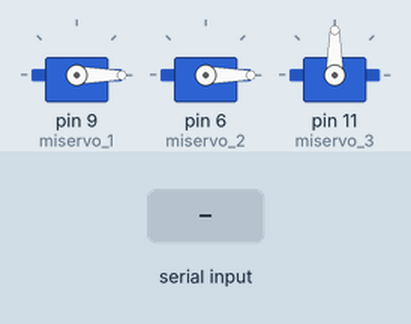
Recording of a sketch running on a simulated Arduino Uno, built with avr-gcc and run on an emulated ATmega328P. On the bench: 3 × servo. The inputs (shaded band) are chosen by the test bench.

Above: at 1.7 s.
1.8 s: "1" received over Serial
At 2.1 s:
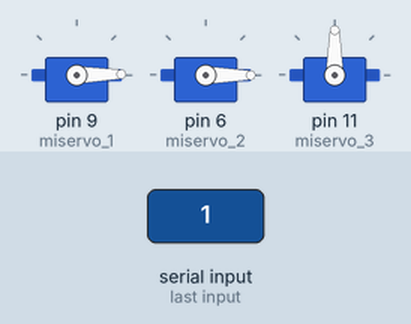
3.3 s: "5" received over Serial
At 4.4 s:
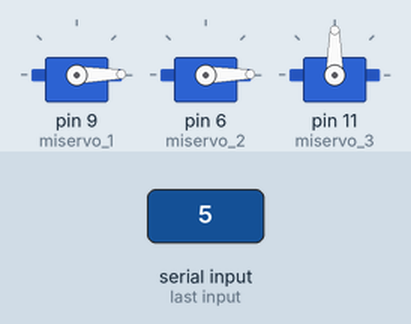
Timing chart, 0 to 6.3 s (numbered marks = the images above; inputs shaded):
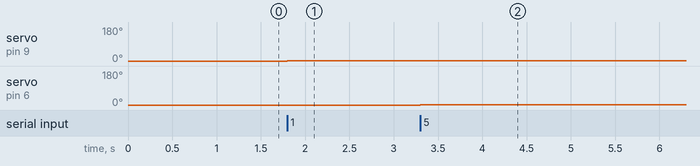

Measured:
- after the input at 1.8 s, servo on pin 9 (miservo_1): 0° → 1° at once
- after the input at 3.3 s, servo on pin 6 (miservo_2): 0° → 1° at once

The sketch:

Grua_5.1.ino
```cpp
#include <Servo.h>

Servo miservo_1;
Servo miservo_2;
Servo miservo_3;

volatile int grados1 = 0;
volatile int grados2 = 0;
volatile int grados3 = 90;

volatile byte estadoBluetooth = 0;


void setup() {

  Serial.begin(57600);

  miservo_1.attach(9, 350, 2900); //servo base, derecha-izquierda
  miservo_1.write(grados1);

  miservo_2.attach(6, 1000, 2000); //servo de la derecha, adelante-atras
  miservo_2.write(grados2);

  miservo_3.attach(11, 1000, 2000); //servo de la izqueirda, abajo
  miservo_3.write(grados3);
  delay(500);

}

void loop() {
  if (Serial.available()){

        estadoBluetooth = Serial.read();

        ///CONDICION 0 CUANDO NO SE ESTA PULSANDO NADA ///
        if(estadoBluetooth == '0'){
          miservo_1.write(grados1);
          miservo_2.write(grados2);
          miservo_3.write(grados3);
        }

        ///SERVO 1 -- DERECHA IZQUIERDA -- 9///
        if(estadoBluetooth == '1'){
          grados1++;
          if(grados1 >= 180){
            grados1 = 180;
          }
          miservo_1.write(grados1); //,0 para velocidad
        }

        if(estadoBluetooth == '3'){
          grados1--;
          if(grados1 <= 0){
            grados1 = 0;
          }
          miservo_1.write(grados1);
        }
        ///SERVO 2 -- ADELANTE ATRAS -- 6///
        if(estadoBluetooth == '5'){
          grados2++;
          if(grados2 >= 180){
            grados2 = 180;
          }
          miservo_2.write(grados2);
        }

        if(estadoBluetooth == '7'){
          grados2--;
          if(grados2 <= 0){
            grados2 = 0;
          }
          miservo_2.write(grados2);
        }
        ///SERVO 3 -- ABAJO -- 11///
        if(estadoBluetooth == '9'){
          grados3--;
          if(grados3<=0){
            grados3 = 90;
          }
          miservo_3.write(grados3);
        }
      }
}
```
